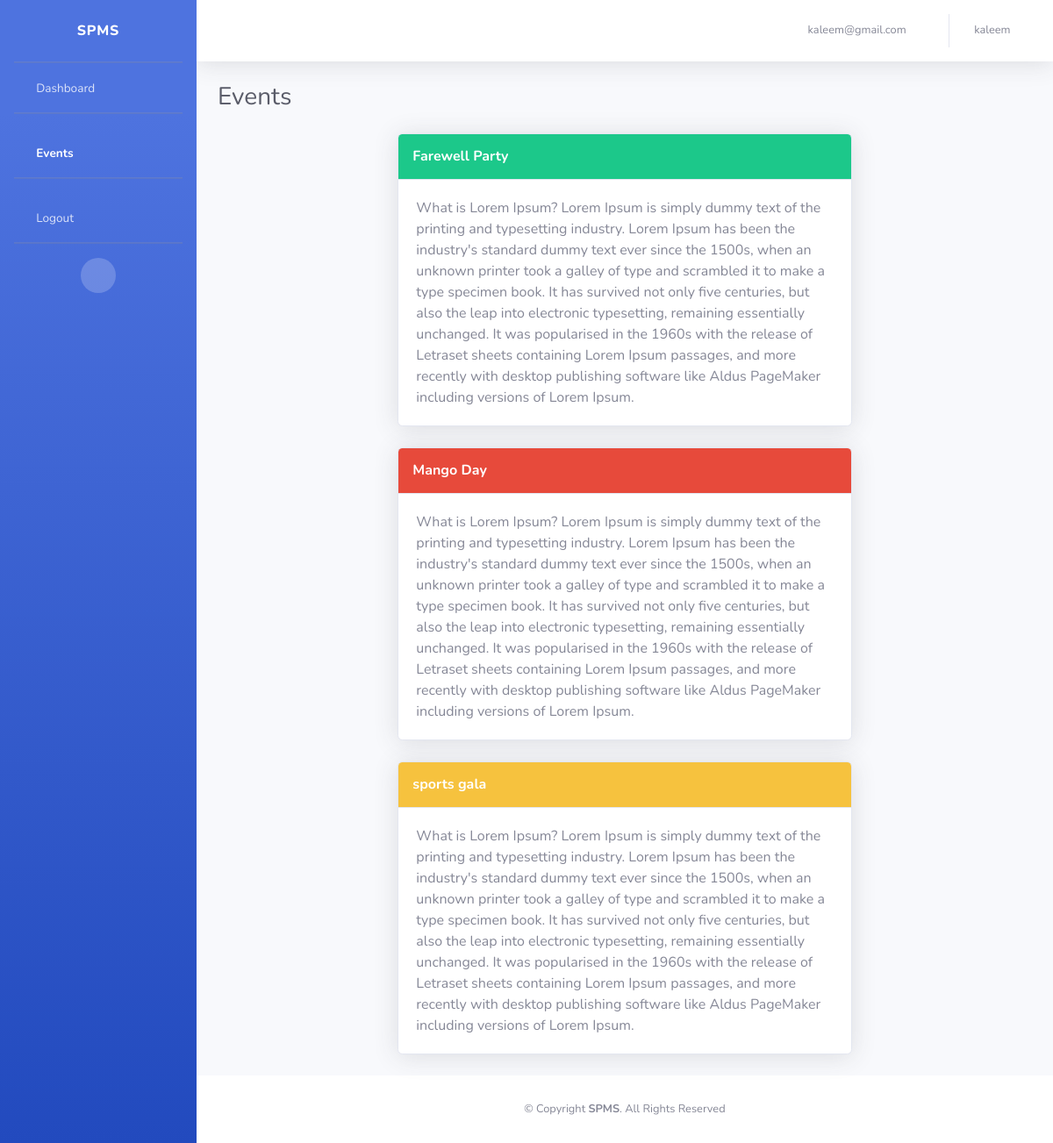
Page /dashboard/events/ (signed in) on the committed database.
### account/models.py (models this page shows, shortened)
class Account(AbstractBaseUser):
    email           = models.EmailField(verbose_name="email", max_length=60, unique=True)
    username        = models.CharField(max_length=30, unique=True)
    date_joined     = models.DateTimeField(verbose_name="date joined", auto_now_add=True)
    last_login      = models.DateTimeField(verbose_name="last login", auto_now=True)
    is_admin        = models.BooleanField(default=False)
    is_active       = models.BooleanField(default=True)
    is_staff        = models.BooleanField(default=False)
    is_superuser    = models.BooleanField(default=False)
    is_school       = models.BooleanField(default=False)
    is_parent       = models.BooleanField(default=False)
    registration_no = models.IntegerField(unique=True, null=True)
    objects = myAccountManager()
    USERNAME_FIELD = 'email'
    REQUIRED_FIELDS = ['username']

### dashboard/models.py (models this page shows, shortened)
class Parent(models.Model):
    parent_name     = models.CharField(max_length=255, null=True)
    address         = models.CharField(max_length=255, null=True)
    contact         = models.IntegerField(null=True)
    cnic            = models.IntegerField(unique=True, null=True)
    email           = models.EmailField(max_length=60, null=True)
    school          = models.ForeignKey(School, on_delete=models.CASCADE)
    account         = models.OneToOneField(Account, on_delete=models.CASCADE)

class Event(models.Model):
    title              = models.CharField(max_length=30, null=True)
    description        = models.TextField(null=True)
    date               = models.DateField(auto_now_add=True, null=True)
    school             = models.ForeignKey(School, on_delete=models.CASCADE)

### dashboard/views.py (the view)
# urls.py: path('events/', views.events, name='events'),
def events(request):
    if request.user.is_authenticated:
        if request.user.is_school:
            school = request.user.school
        if request.user.is_parent:
            school = request.user.parent.school
        events = Event.objects.filter(school=school).order_by('-id')
        return render(request, 'dashboard/events.html', {'events' : events})
    else:
        return redirect('notfound')

### templates/dashboard/events.html (shortened to what this page needs)
{% extends 'dashboard/dashboardbase.html' %}
{% load static %}
{% block EventsActive %}active{% endblock EventsActive %}
{% block body %}
<div class="d-sm-flex align-items-center justify-content-between mb-4">
    <h1 class="h3 mb-0 text-gray-800">Events</h1>
</div>
{% for event in events  %}
<div class="col-lg-7 mx-auto">
    <div class="card shadow mb-4">
        {% if forloop.counter == 1 or forloop.counter == 4 or forloop.counter == 7 or forloop.counter == 10 %}
        <a href="#collapseCardExample" class="d-block card-header py-3 p-3 bg-success" data-toggle="collapse"
            role="button" aria-expanded="true" aria-controls="collapseCardExample">
            <h6 class="m-0 font-weight-bold text-white">{{event.title}}</h6>
        </a>
        {% endif %}
        {% if forloop.counter == 2 or forloop.counter == 5 or forloop.counter == 8 or forloop.counter == 11 %}
        <a href="#collapseCardExample" class="d-block card-header py-3 p-3 bg-danger" data-toggle="collapse"
            role="button" aria-expanded="true" aria-controls="collapseCardExample">
            <h6 class="m-0 font-weight-bold text-white">{{event.title}}</h6>
        </a>
        {% endif %}
        {% if forloop.counter == 3 or forloop.counter == 6 or forloop.counter == 9 or forloop.counter == 12 %}
        <a href="#collapseCardExample" class="d-block card-header py-3 p-3 bg-warning" data-toggle="collapse"
            role="button" aria-expanded="true" aria-controls="collapseCardExample">
            <h6 class="m-0 font-weight-bold text-white">{{event.title}}</h6>
        </a>
        {% endif %}
        <div class="collapse show " id="collapseCardExample">
            <div class="card-body">
                {{event.description}}
            </div>
        </div>
    </div>
</div>
{% endfor %}
{% endblock body %}

### templates/dashboard/dashboardbase.html (shortened to what this page needs)
<!doctype html>
{% load static %}
<html lang="en">
  <head>
    <link href="https://cdn.jsdelivr.net/npm/bootstrap@5.1.3/dist/css/bootstrap.min.css" rel="stylesheet">
    <link href="{% static 'dash/vendor/fontawesome-free/css/all.min.css' %}" rel="stylesheet" type="text/css">
    <link href="{% static 'dash/css/sb-admin-2.min.css' %}" rel="stylesheet">
    <link href="{% static 'dash/vendor/datatables/dataTables.bootstrap4.min.css' %}" rel="stylesheet">
  </head>
  <body>
    <div id="wrapper">
        <ul class="navbar-nav bg-gradient-primary sidebar sidebar-dark accordion" id="accordionSidebar">
            <a class="sidebar-brand d-flex align-items-center justify-content-center">
                <div class="sidebar-brand-text mx-3">SPMS</div>
            </a>
            <hr class="sidebar-divider my-0">
            <li class="nav-item {% block DashboardActive %}{% endblock DashboardActive %}">
                <a class="nav-link" href="/dashboard">
                    <i class="fas fa-fw fa-house-user"></i>
                    <span>Dashboard</span></a>
            </li>
            <hr class="sidebar-divider">
            <li class="nav-item {% block EventsActive %}{% endblock EventsActive %}">
                <a class="nav-link" href="/dashboard/events">
                    <i class="fas fa-fw fa-chart-area"></i>
                    <span>Events</span></a>
            </li>
            <hr class="sidebar-divider d-none d-md-block">
            <li class="nav-item">
              <a class="nav-link" href="/dashboard/logout">
                  <i class="fas fa-fw fa-sign-out-alt"></i>
                  <span>Logout</span></a>
          </li>
          <hr class="sidebar-divider d-none d-md-block">
            <div class="text-center d-none d-md-inline">
                <button class="rounded-circle border-0" id="sidebarToggle"></button>
            </div>
        </ul>
        <div id="content-wrapper" class="d-flex flex-column">
            <div id="content">
                <nav class="navbar navbar-expand navbar-light bg-white topbar mb-4 static-top shadow">
                    <ul class="navbar-nav ml-auto">
                        <li class="nav-item dropdown no-arrow">
                            <a class="nav-link dropdown-toggle">
                                {% if request.user.is_parent %}
                                <span class="mr-2 d-none d-lg-inline text-gray-600 small">{{request.user.email}}</span>
                                {% endif %}
                                <i class="fas fa-envelope"></i>
                            </a>
                        </li>
                        <li class="nav-item dropdown no-arrow">
                            <a class="nav-link dropdown-toggle">
                                {% if request.user.is_parent %}
                                <span class="mr-2 d-none d-lg-inline text-gray-600 small">{{request.user.parent.parent_name}}</span>
                                {% endif %}
                                <i class="fas fa-user"></i>
                            </a>
                        </li>
                    </ul>
                </nav>
                <div class="container-fluid">
                    {% block body %}{% endblock body %}
                </div>
            </div>
            <footer class="sticky-footer bg-white">
                <div class="container my-auto">
                    <div class="copyright text-center my-auto">
                        &copy; Copyright <strong><span>SPMS</span></strong>. All Rights Reserved
                    </div>
                </div>
            </footer>
        </div>
    </div>
  </body>
</html>

### rows in the picture
Account: user.email "kaleem@gmail.com", user.parent.parent_name "kaleem"
Event: title "Farewell Party", description "What is Lorem Ipsum? Lorem Ipsum is simply dummy text of the printing and typesetting industry. Lorem Ipsum has been the industry's standard dummy text ever since the 1500s, when an unknown printer took a galley of type and scrambled it to make a type specimen book. It has survived not only five centuries, but also the leap into electronic typesetting, remaining essentially unchanged. It was popularised in the 1960s with the release of Letraset sheets containing Lorem Ipsum passages, and more recently with desktop publishing software like Aldus PageMaker including versions of Lorem Ipsum."
Event: title "Mango Day", description "What is Lorem Ipsum? Lorem Ipsum is simply dummy text of the printing and typesetting industry. Lorem Ipsum has been the industry's standard dummy text ever since the 1500s, when an unknown printer took a galley of type and scrambled it to make a type specimen book. It has survived not only five centuries, but also the leap into electronic typesetting, remaining essentially unchanged. It was popularised in the 1960s with the release of Letraset sheets containing Lorem Ipsum passages, and more recently with desktop publishing software like Aldus PageMaker including versions of Lorem Ipsum."
Event: title "sports gala", description "What is Lorem Ipsum? Lorem Ipsum is simply dummy text of the printing and typesetting industry. Lorem Ipsum has been the industry's standard dummy text ever since the 1500s, when an unknown printer took a galley of type and scrambled it to make a type specimen book. It has survived not only five centuries, but also the leap into electronic typesetting, remaining essentially unchanged. It was popularised in the 1960s with the release of Letraset sheets containing Lorem Ipsum passages, and more recently with desktop publishing software like Aldus PageMaker including versions of Lorem Ipsum."
